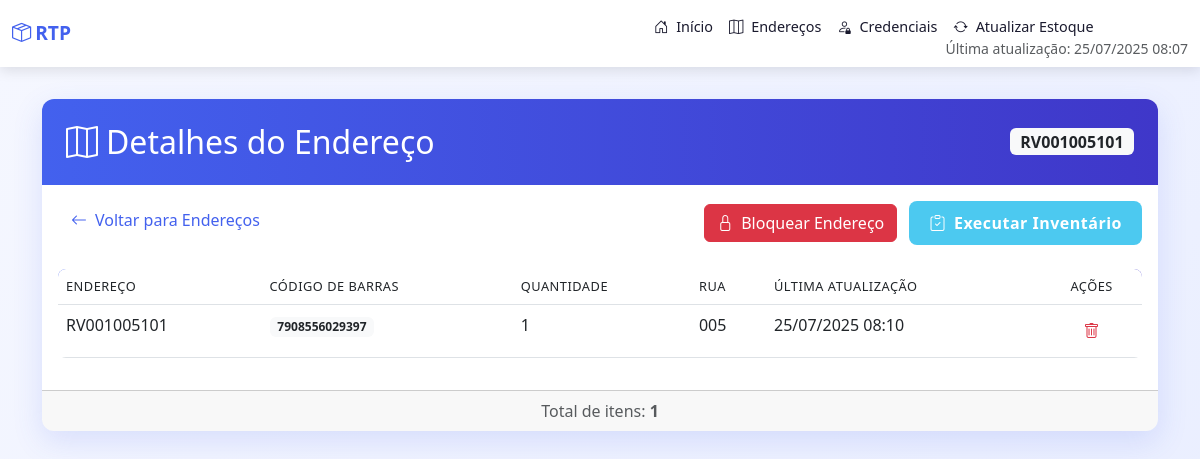
/enderecos/RV001005101, run on the app's committed database.
### models.py (models this page shows)
class BarraEndereco(db.Model):
    __tablename__ = 'barra_endereco'
    id = db.Column(db.Integer, primary_key=True, autoincrement=True)
    barra = db.Column(db.String(255), nullable=False)
    rua = db.Column(db.String(255), nullable=False)
    endereco = db.Column(db.String(255), nullable=False)
    data_armazenamento = db.Column(db.DateTime, nullable=False)
    bloqueado = db.Column(db.Boolean, default=False, nullable=False)

### app.py (the view, shortened to what this page needs)
@app.route('/enderecos/<endereco>', methods=['GET', 'POST'])
def detalhes_endereco(endereco):
    detalhes = db.session.query(
        BarraEndereco.barra,
        func.count(BarraEndereco.endereco).label('qtde'),
        BarraEndereco.rua,
        func.max(BarraEndereco.data_armazenamento).label('data_atualizado'),
        BarraEndereco.bloqueado  # Adicionar campo bloqueado
    ).filter_by(endereco=endereco).group_by(BarraEndereco.barra, BarraEndereco.rua, BarraEndereco.bloqueado).all()
    itens = []
    bloqueado = False
    for detalhe in detalhes:
        itens.append({
            'Codigo': detalhe.barra,
            'qtde': detalhe.qtde,
            'Local': endereco,
            'Rua': detalhe.rua,
            'DataAtualizado': detalhe.data_atualizado,
            'Bloqueado': detalhe.bloqueado
        })
        bloqueado = detalhe.bloqueado  # Assume que todos os registros do mesmo endereço têm o mesmo status de bloqueio
    cred = db.session.query(UserCredential).first()
    data_atualizacao_estoque = db.session.query(func.max(Estoque.data_atualizacao)).scalar()
    return render_template('detalhes_endereco.html', endereco=endereco, detalhes=detalhes, cred=cred,
                         data_atualizacao_estoque=data_atualizacao_estoque, bloqueado=bloqueado)

### templates/detalhes_endereco.html (shortened to what this page needs)
<!DOCTYPE html>
<html lang="pt-br">
<head>
    <link href="https://cdn.jsdelivr.net/npm/bootstrap@5.3.0/dist/css/bootstrap.min.css" rel="stylesheet">
    <link href="https://cdn.jsdelivr.net/npm/bootstrap-icons@1.10.5/font/bootstrap-icons.css" rel="stylesheet">
</head>
<body>
    {% include 'navbar.html' %}
    <div class="main-container">
        <div class="container">
            <div class="card">
                <div class="card-header">
                    <div class="d-flex justify-content-between align-items-center">
                        <h2 class="mb-0">
                            <i class="bi bi-map me-2"></i>Detalhes do Endereço
                        </h2>
                        <span class="badge bg-light text-dark fs-6">{{ endereco }}</span>
                    </div>
                </div>
                <div class="card-body">
                    <div class="d-flex justify-content-between mb-4">
                        <a href="{{ url_for('enderecos') }}" class="btn btn-link">
                            <i class="bi bi-arrow-left me-2"></i>Voltar para Endereços
                        </a>
                        <div>
                            <form method="POST" action="{{ url_for('detalhes_endereco', endereco=endereco) }}" class="d-inline">
                                {% if bloqueado %}
                                <button type="submit" name="desbloquear" class="btn btn-warning me-2">
                                    <i class="bi bi-unlock me-2"></i>Desbloquear Endereço
                                </button>
                                {% else %}
                                <button type="submit" name="bloquear" class="btn btn-danger me-2">
                                    <i class="bi bi-lock me-2"></i>Bloquear Endereço
                                </button>
                                {% endif %}
                            </form>
                            <button class="btn btn-success" onclick="openModal('modal1')">
                                <i class="bi bi-clipboard-check me-2"></i>Executar Inventário
                            </button>
                        </div>
                    </div>
                    {% if detalhes %}
                    <div class="table-responsive">
                        <table class="table table-hover">
                            <thead>
                                <tr>
                                    <th>Endereço</th>
                                    <th>Código de Barras</th>
                                    <th>Quantidade</th>
                                    <th>Rua</th>
                                    <th>Última Atualização</th>
                                    <th class="text-center">Ações</th>
                                </tr>
                            </thead>
                            <tbody>
                                {% for item in detalhes %}
                                <tr>
                                    <td>{{ endereco }}</td>
                                    <td><span class="badge bg-light text-dark">{{ item.barra }}</span></td>
                                    <td>{{ item.qtde }}</td>
                                    <td>{{ item.rua }}</td>
                                    <td>{{ item.data_atualizado.strftime('%d/%m/%Y %H:%M') if item.data_atualizado else 'N/A' }}</td>
                                    <td class="text-center">
                                        <form method="POST" action="{{ url_for('excluir_item', endereco=endereco) }}" class="delete-item-form" id="delete-item-form-{{ item.barra | replace('/', '-') }}">
                                            <button type="button" class="btn btn-link text-danger action-btn" title="Excluir item" data-bs-toggle="modal" data-bs-target="#modalExcluirItem" data-barra="{{ item.barra }}">
                                                <i class="bi bi-trash"></i>
                                            </button>
                                        </form>
                                    </td>
                                </tr>
                                {% endfor %}
                            </tbody>
                        </table>
                    </div>
                    {% else %}
                    <div class="empty-state">
                        <i class="bi bi-inbox"></i>
                        <h4>Nenhum item encontrado</h4>
                        <p class="text-muted">Este endereço não contém nenhum item no momento.</p>
                    </div>
                    {% endif %}
                </div>
                <div class="card-footer text-muted text-center">
                    Total de itens: <strong>{{ detalhes|length }}</strong>
                </div>
            </div>
        </div>
    </div>
</body>
</html>

### templates/detalhes_endereco.html (style rules this page uses)
:root { --primary-color: #4361ee; --secondary-color: #3f37c9; --success-color: #4cc9f0; --warning-color: #ffbe0b; --danger-color: #f72585; --dark-color: #1a1a2e; --light-color: #f8f9fa; }
body { font-family: 'Segoe UI', Tahoma, Geneva, Verdana, sans-serif; background-color: #f5f7ff; color: #333; }
.main-container { background: linear-gradient(135deg, #f5f7ff 0%, #e8edff 100%); min-height: calc(100vh - 56px); padding: 2rem 0; }
.card { border: none; border-radius: 12px; box-shadow: 0 10px 30px rgba(67, 97, 238, 0.15); overflow: hidden; }
.card-header { background: linear-gradient(to right, var(--primary-color), var(--secondary-color)); color: white; padding: 1.5rem; border-bottom: none; }
.btn-success { background-color: var(--success-color); border: none; border-radius: 8px; padding: 10px 20px; font-weight: 600; letter-spacing: 0.5px; transition: all 0.3s ease; }
.btn-link { color: var(--primary-color); text-decoration: none; transition: all 0.3s ease; }
.table { border-radius: 8px; overflow: hidden; }
.table thead { background: linear-gradient(to right, var(--primary-color), var(--secondary-color)); color: white; }
.table th { font-weight: 500; text-transform: uppercase; font-size: 0.8rem; letter-spacing: 0.5px; }
.table tbody tr { transition: all 0.2s ease; }
.action-btn { transition: all 0.2s ease; padding: 5px; border-radius: 4px; }

### data on the page
BarraEndereco: endereco "RV001005101", barra "7908556029397", qtde "1", rua "005", data_atualizado "25/07/2025 08:10"

### other printed values
{{ data_atualizacao_estoque.strftime('%d/%m/%Y %H:%M') }} "25/07/2025 08:07"
{{ detalhes|length }} "1"
